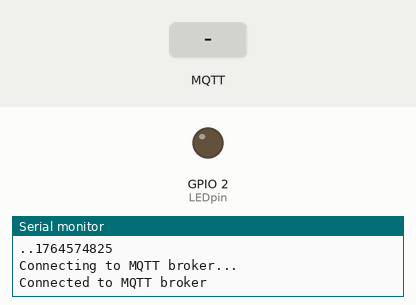
A sketch run on a simulated ESP32. On the bench: output pins drawn as LEDs (lit = HIGH), the last lines printed to the serial monitor. Inputs (shaded band) come from the test bench. WiFi joins after 1.5 s; servers stay silent unless stated; the local clock reads 2024-03-15 10:24:30 at power-on unless the sketch sets it; no MQTT or app messages arrive unless stated.

Above: at 3.2 s.
3.3 s: MQTT message "BOT-1023603: led:aan" arrives on the first subscribed topic
At 4.7 s:
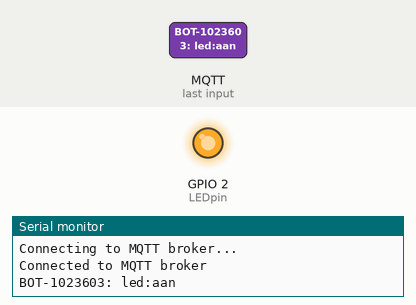
6.3 s: MQTT message "BOT-1023603: led:uit" arrives on the first subscribed topic
At 7.0 s:
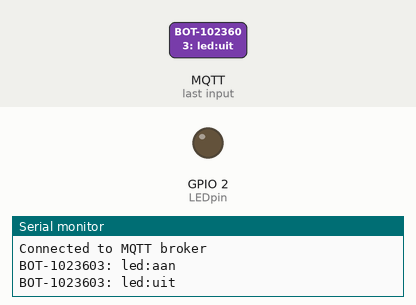
Timing chart, 0 to 9.3 s (numbered marks = the images above; inputs shaded):
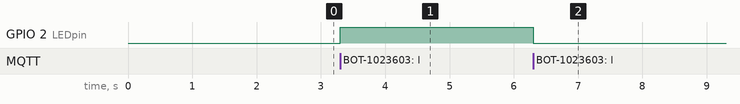

The sketch:

ESP32-code.ino
```cpp
#include <WiFi.h>
#include <WiFiClientSecure.h>
#include <PubSubClient.h>
#include <Wire.h>
#include <SPI.h>
#include <Adafruit_BMP280.h>

// Import the credentials file
#include "secret.h"

// Set the pins for I2C bmp280 sensor
#define BMP_SCK  (13)
#define BMP_MISO (12)
#define BMP_MOSI (11)
#define BMP_CS   (10)

#define LEDpin 2

// Set the variables for the time client
const char* ntpServer = "pool.ntp.org";
const long gmtOffset_sec = 3600;
const int daylightOffset_sec =3600;

// Create bmp, wifi and mqtt objects
Adafruit_BMP280 bmp;
WiFiClientSecure wifiClient;
PubSubClient mqttClient(wifiClient);

void setup() {
  Serial.begin(115200);
  pinMode(LEDpin,OUTPUT);
  digitalWrite(LEDpin,LOW);

  // Connect to the WiFi network
  Serial.println("Connecting to Wi-Fi...");
  WiFi.begin(ssid, pass);
  while (WiFi.status() != WL_CONNECTED) {
    delay(1000);
    Serial.print(".");
  }
  Serial.println('\nConnected to Wi-Fi');

  // Setting up temp sensor
  unsigned status;
  status = bmp.begin(0x76);
  bmp.setSampling(Adafruit_BMP280::MODE_NORMAL,     /* Operating Mode. */
                  Adafruit_BMP280::SAMPLING_X2,     /* Temp. oversampling */
                  Adafruit_BMP280::SAMPLING_X16,    /* Pressure oversampling */
                  Adafruit_BMP280::FILTER_X16,      /* Filtering. */
                  Adafruit_BMP280::STANDBY_MS_500); /* Standby time. */

  // Configure time server
  configTime(gmtOffset_sec, daylightOffset_sec, ntpServer);

  // set the CA
  wifiClient.setCACert(local_root_ca);

  // Configure mqtt client
  mqttClient.setServer(MQTT_HOST, MQTT_PORT);
  mqttClient.setCallback(onMsgRes);

  // Connect to the mqtt server
  while (!mqttClient.connected()) {
    Serial.println("Connecting to MQTT broker...");
    if (mqttClient.connect(MQTT_CLIENT_ID, MQTT_USER, MQTT_PASS)) {
      Serial.println("Connected to MQTT broker");
      mqttClient.publish("chat/message",  "BOT-1023603 joined the chat");
      mqttClient.subscribe("chat/message");
    } else {
      Serial.print("Failed to connect to MQTT broker, rc=");
      Serial.print(mqttClient.state());
      Serial.println(" retrying in 5 seconds");
      delay(5000);
    }
  }
}

void loop() {
  mqttClient.loop();
}

// Function that will handle bot commands.
void onMsgRes(char* topic, byte* data, unsigned int len) {
  String message;

  for (int i = 0; i < len; i++) {
    message += (char)data[i];
  }
  Serial.println(message);
  if(message == "BOT-1023603: temp"){
    String messageToSend = String("BOT-1023603: temp=") + String(bmp.readTemperature() + String(" C"));
    char charBuf[50];
    messageToSend.toCharArray(charBuf, 50);
    mqttClient.publish("chat/message",  charBuf);
  }
  if(message == "BOT-1023603: led:aan"){
    digitalWrite(LEDpin, HIGH);
    mqttClient.publish("chat/message",  "BOT-1023603: led is aangezet");
  }
  if(message == "BOT-1023603: led:uit"){
    digitalWrite(LEDpin, LOW);
    mqttClient.publish("chat/message",  "BOT-1023603: led is uitgezet");
  }
}
```

secret.h
```cpp
#ifndef SECRET
const char ssid[] = "NAME"; // Vul hier je Wi-Fi ssid in (niet belangrijk voor oplevering)
const char pass[] = "PASS"; // Vul hier je Wi-Fi wachtwoord in (niet belangrijk voor oplevering)

const char *MQTT_HOST = "webpage.com";
const int MQTT_PORT = 1883; // Voer hier de MQTT-broker poort in op de aangegeven plek
const char *MQTT_CLIENT_ID = "BOT-007"; // Voer hier je leerlingnummer in op de aangegeven plek
const char *MQTT_USER = "student"; // Vul hier de gebruikersnaam in voor de broker
const char *MQTT_PASS = "welkom01"; // Vul hier het wachtwoord in voor de broker

// Dit is het certificaat dat je nodig hebt. Je hoeft hier op deze plek niks mee te doen
const char *local_root_ca =
    "-----BEGIN CERTIFICATE-----\n"
    "MIIFazCCA1OgAwIBAgIRAIIQz7DSQONZRGPgu2OCiwAwDQYJKoZIhvcNAQELBQAw\n"
    "-----END CERTIFICATE-----";

#endif
```

Measured:
- after the input at 3.3 s, GPIO 2 (LEDpin): LOW → HIGH at once
- after the input at 6.3 s, GPIO 2 (LEDpin): HIGH → LOW at once
